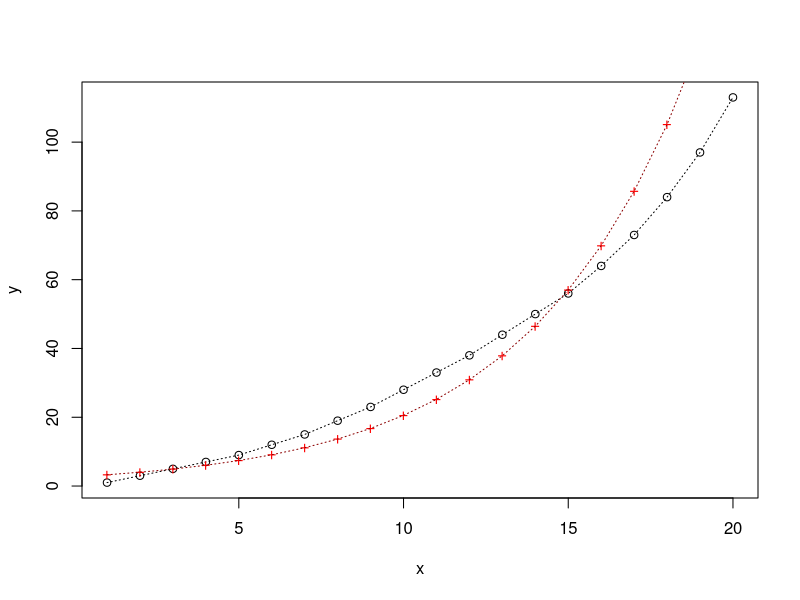

R code for this plot:
x=1:20
y=c(1, 3, 5, 7, 9, 12, 15, 19, 23, 28, 33, 38, 44, 50, 56, 64, 73, 84, 97, 113)
plot(x,y)
lines(x, y, col="black", lty=3)
#fit the model
model <- lm(log(y)~ x)

#view the output of the model
summary(model)

#ln(y) = 0.9817 + 0.2041(x)
#Applying e to both sides, we can rewrite the equation as:
yval = 2.6689 * 1.2264^x
points(x, yval, col='red', pch='+')
lines(x, yval, col="dark red", lty=3)
